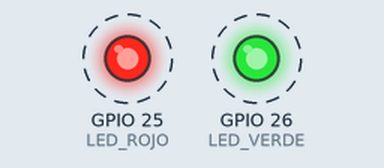
A sketch run on a simulated ESP32. On the bench: output pins drawn as LEDs (lit = HIGH). Dashed ring = blinking. What the sketch prints to the serial monitor is not drawn.

Above: at 0.5 s.
Timing chart, 0 to 4.6 s (numbered marks = the images above):
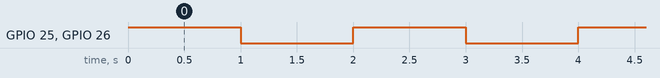

The sketch:

sketch.ino
```cpp
#include <Arduino.h>

// Pines de los LED
#define LED_ROJO 25
#define LED_VERDE 26

// Cola para comunicar las tareas
QueueHandle_t colaDatos;

// Tarea productora: nucleo 0
void tareaProductora(void *parametro) {
  int dato = 0;

  while (true) {
    dato = !dato;

    xQueueSend(colaDatos, &dato, portMAX_DELAY);

    digitalWrite(LED_ROJO, dato);
    Serial.printf("Nucleo 0: Enviado %d\n", dato);

    vTaskDelay(pdMS_TO_TICKS(1000));
  }
}

// Tarea consumidora: nucleo 1
void tareaConsumidora(void *parametro) {
  int datoRecibido;

  while (true) {
    if (xQueueReceive(colaDatos, &datoRecibido,
                      portMAX_DELAY) == pdTRUE) {

      digitalWrite(LED_VERDE, datoRecibido);

      Serial.printf("Nucleo 1: Recibido %d\n",
                    datoRecibido);
    }
  }
}

void setup() {
  Serial.begin(115200);

  pinMode(LED_ROJO, OUTPUT);
  pinMode(LED_VERDE, OUTPUT);

  colaDatos = xQueueCreate(5, sizeof(int));

  if (colaDatos == NULL) {
    Serial.println("Error al crear la cola");
    return;
  }

  xTaskCreatePinnedToCore(
    tareaProductora,
    "Productora",
    2048,
    NULL,
    1,
    NULL,
    0
  );

  xTaskCreatePinnedToCore(
    tareaConsumidora,
    "Consumidora",
    2048,
    NULL,
    1,
    NULL,
    1
  );
}

void loop() {
  vTaskDelay(pdMS_TO_TICKS(1000));
}
```

Measured:
- by itself, GPIO 25 (LED_ROJO), GPIO 26 (LED_VERDE): alternates HIGH for 1.0 s and LOW for 1.0 s
- by itself, everything shown: repeats every 2.0 s, in 4 steps
